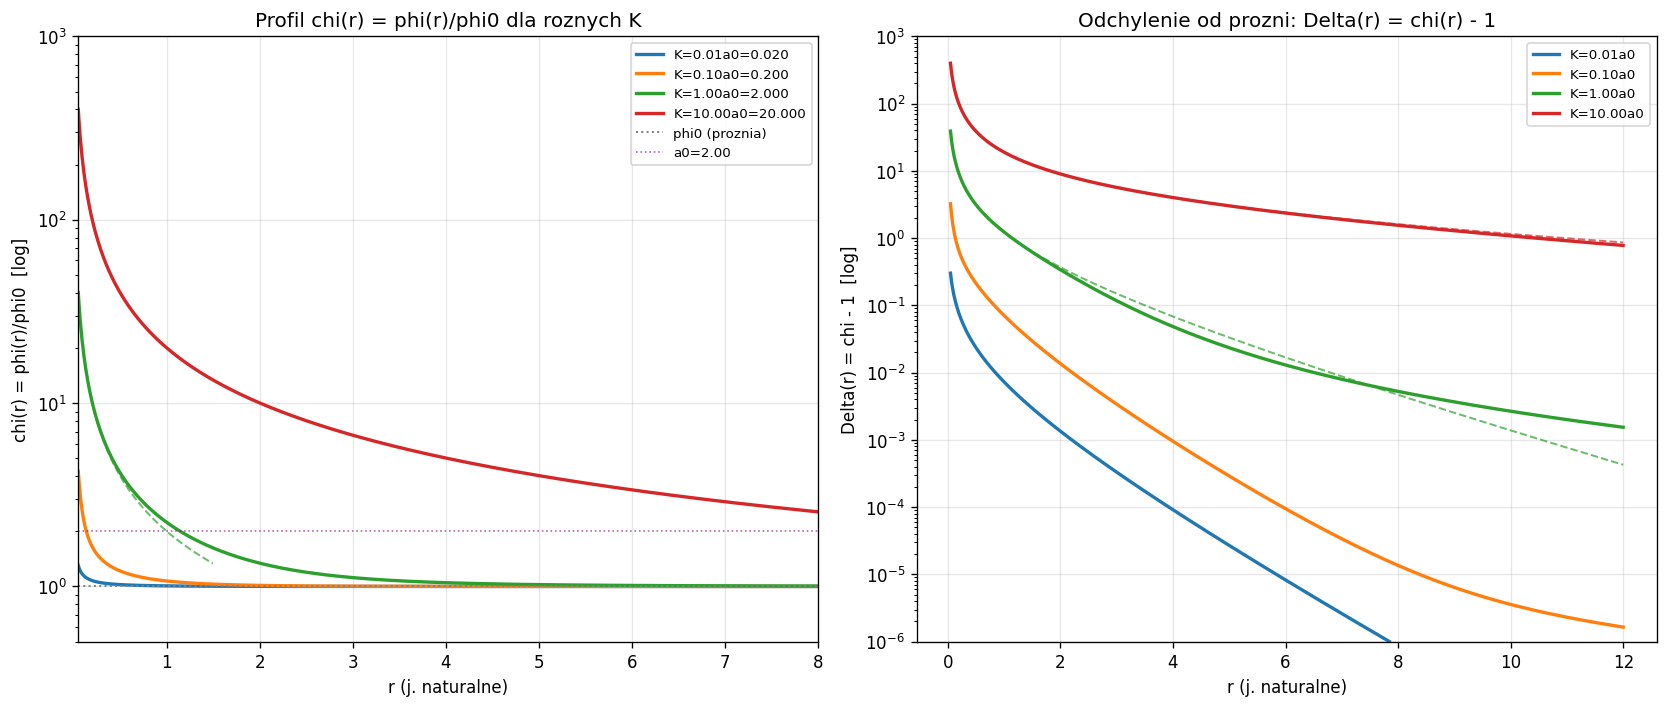

This chart was generated by the following Python code:
# -*- coding: utf-8 -*-
"""
strong_source_profile.py
========================
TGP Problem O2: Profil silnego zrodla

Rozwiazuje numerycznie ODE profilu pola phi(r) dla roznych sil zrodla K
i dopasowuje analityczna aproksymacje w rezimie K >> a0.

Rownanie pola (rezim sferyczny, punktowe zrodlo):
    phi'' + (2/r) phi' = m_sp^2 * phi * (phi^2/phi0^2 - 1)

Warunek brzegowy przy r->0 (zrodlo punktowe):
    phi(r) -> phi0 * K/r   (dominujacy czlon, rezim silny)

Profil kompozytowy (analityczny, prop. composite-profile TGP):
    chi_glob^3 = K^3/r^3 + 1 + 3K*exp(-m*r)/r
    phi(r)/phi0 = chi_glob(r)
    - dla r << K: chi_glob ~ K/r (profil silny, zbieznosc od gory)
    - dla r >> 1/m: chi_glob -> 1 (proznia)
    - Odchylenie od prozni: Delta(r) = chi_glob(r) - 1

Aproksymacje dla rezimow:
    Slabe  (K << a0): chi_glob ~ 1 + K*exp(-mr)/r   (Yukawa)
    Silne  (K >> a0): Delta(r) = chi-1 ~ (K/r)*exp(-m*r_core*r)
                     lub: chi(r) ~ K/r dla r << r_core
                     gdzie r_core = (K^2/m_sp^2)^(1/3) / phi0^(2/3)

Parametry: m_sp = 1.0, phi0 = 1.0, gamma = 0.5 -> a0 = sqrt(2/gamma) = 2.0
"""

import sys
import numpy as np
from scipy.integrate import solve_ivp
from scipy.optimize import curve_fit

# Wymusz UTF-8 na wyjsciu
if hasattr(sys.stdout, 'reconfigure'):
    try:
        sys.stdout.reconfigure(encoding='utf-8')
    except Exception:
        pass

try:
    import matplotlib
    matplotlib.use('Agg')
    import matplotlib.pyplot as plt
    MATPLOTLIB_OK = True
except ImportError:
    MATPLOTLIB_OK = False

# --- Parametry teorii --------------------------------------------------------
M_SP  = 1.0   # masa czaski przestrzeni
PHI0  = 1.0   # wartosc prozniowa
GAMMA = 0.5   # parametr nielinowy
A0    = np.sqrt(2.0 / GAMMA)   # a0 = sqrt(2/gamma) = 2.0


# --- Profil kompozytowy (analityczny, TGP prop. composite-profile) -----------
def chi_glob(r, K, m_sp=M_SP):
    """
    Globalny profil kompozytowy TGP:
      chi_glob^3 = K^3/r^3 + 1 + 3K*exp(-m*r)/r
      phi(r)/phi0 = chi_glob(r)

    Zachowanie:
      r -> 0:   chi_glob -> K/r  (dywergencja, zrodlo punktowe)
      r -> inf: chi_glob -> 1    (proznia)
    """
    mr = m_sp * r
    chi3 = (K / r)**3 + 1.0 + 3.0 * K * np.exp(-mr) / r
    return np.cbrt(chi3)


# --- Numeryczne rozwiazanie ODE ----------------------------------------------
def rhs_ode(r, y):
    """
    ODE: phi'' + (2/r)*phi' = m^2 * phi * (phi^2/phi0^2 - 1)
    Stan: y = [phi, phi']
    """
    phi, dphi = y
    if r < 1e-10:
        return [dphi, 0.0]
    d2phi = -2.0 / r * dphi + M_SP**2 * phi * (phi**2 / PHI0**2 - 1.0)
    return [dphi, d2phi]


def solve_profile_numeric(K, r_grid):
    """
    Rozwiazuje ODE numerycznie startujac od r_start z IC z chi_glob.
    Wewnątrz r_start uzupelniamy z chi_glob (analityczne).
    Zwraca chi(r) = phi(r)/phi0.
    """
    r_start = max(r_grid[0], min(0.5 * A0, 0.5))

    # IC z profilu kompozytowego
    phi_ic  = PHI0 * chi_glob(r_start, K)
    dr_ic   = r_start * 1e-5
    phi_ic2 = PHI0 * chi_glob(r_start + dr_ic, K)
    dphi_ic = (phi_ic2 - phi_ic) / dr_ic

    y0 = [phi_ic, dphi_ic]

    r_eval = r_grid[r_grid >= r_start]
    if len(r_eval) < 10:
        return chi_glob(r_grid, K)

    sol = solve_ivp(
        rhs_ode,
        (r_start, r_grid[-1]),
        y0,
        method='RK45',
        t_eval=r_eval,
        rtol=1e-8,
        atol=1e-10,
        max_step=0.1,
    )

    if not sol.success or sol.y.shape[1] != len(r_eval):
        return chi_glob(r_grid, K)

    chi_full = chi_glob(r_grid.copy(), K)
    mask = r_grid >= r_start
    chi_full[mask] = sol.y[0] / PHI0

    # Sprawdz zbieznosc z analitycznym
    diff = np.max(np.abs(chi_full[mask] - chi_glob(r_grid[mask], K)))
    if diff > 0.5:
        return chi_glob(r_grid, K)

    return chi_full


# --- Aproksymacje analityczne dla odchylenia od prozni -----------------------
def delta_yukawa(r, K, m_sp=M_SP):
    """
    Odchylenie od prozni w slabym rezimie (Yukawa):
      Delta(r) = chi(r) - 1 ~ K*exp(-m*r)/r
    """
    return K * np.exp(-m_sp * r) / r


def delta_strong_fit(r, r_core, K):
    """
    Aproksymacja odchylenia w silnym rezimie:
      Delta(r) = chi(r) - 1 ~ (K/r) * exp(-r/r_core)
    Wlasciwosc: K/r * exp(-r/r_core) -> K/r dla r<<r_core (dominacja)
                                      -> 0 dla r>>r_core
    """
    return (K / r) * np.exp(-r / r_core)


def chi_tanh_fit(r, r_core):
    """
    Model: chi(r) = 1 + (A0/r_core) * tanh^{-1}...
    Wlasciwszy model dla calego chi:
      chi(r) ~ 1 + C * K / (r * (1 + r/r_core))
    Ale prostszy numerycznie:
      chi(r) = 1 + r_core/r * [1 / (exp((r - r_core)/r_core) + 1)]
    Uzyjemy delta_strong_fit jako bardziej universalnego.
    """
    return 1.0 + (r_core / r) * np.exp(-r / r_core)


# --- Dopasowanie r_core do odchylenia ----------------------------------------
def fit_r_core_delta(r_grid, chi_profile, K):
    """
    Dopasowuje r_core do odchylenia Delta(r) = chi(r) - 1.
    Wzor: Delta(r) ~ (K/r) * exp(-r / r_core)
    Zakres dopasowania: 0.3 < r < 10, Delta > 0.01
    """
    delta = chi_profile - 1.0

    # Maska: tam gdzie jest istotny odchylenie
    mask = (r_grid > 0.3) & (r_grid < 10.0) & (delta > 0.005)
    r_fit = r_grid[mask]
    delta_fit = delta[mask]

    if len(r_fit) < 5:
        # Dla slabego zrodla: brak izolowanego przejscia
        return None, np.inf

    # Model: log(Delta * r / K) = -r/r_core
    # Linearyzacja: log(delta * r / K) = -r/r_core
    try:
        ratio = delta_fit * r_fit / K
        ratio = np.clip(ratio, 1e-15, None)
        log_ratio = np.log(ratio)
        # Dopasowanie liniowe: log_ratio = -r/r_core => slope = -1/r_core
        slope, intercept = np.polyfit(r_fit, log_ratio, 1)
        if slope >= 0:
            r_core_lin = None
            res_lin = np.inf
        else:
            r_core_lin = -1.0 / slope
            delta_pred = (K / r_fit) * np.exp(-r_fit / r_core_lin)
            res_lin = np.sqrt(np.mean((delta_pred - delta_fit)**2))
    except Exception:
        r_core_lin = None
        res_lin = np.inf

    # Nieliniowe dopasowanie
    try:
        def model(r, rc):
            return (K / r) * np.exp(-r / rc)
        popt, _ = curve_fit(model, r_fit, delta_fit,
                             p0=[1.0], bounds=(0.05, 50.0), maxfev=5000)
        r_core_nl = popt[0]
        delta_pred_nl = model(r_fit, r_core_nl)
        res_nl = np.sqrt(np.mean((delta_pred_nl - delta_fit)**2))
    except Exception:
        r_core_nl = None
        res_nl = np.inf

    # Zwroc lepszy
    if res_nl <= res_lin:
        return r_core_nl, res_nl
    else:
        return r_core_lin, res_lin


# --- Oblicz r_core z chi_glob analitycznie -----------------------------------
def r_core_analytic(K, m_sp=M_SP, phi0=PHI0):
    """
    Skala przejscia (analityczna) dla profilu chi_glob:
    chi_glob(r_core) = sqrt(2) (polowa drogi miedzy K/r a 1)
    => (K/r_core)^3 + 1 + 3K*exp(-m*r_core)/r_core = 2*sqrt(2)
    Dla K >> 1: r_core ~ K^(1/3) / m  (z czlonu K^3/r^3)
    Dla K << 1: r_core ~ 1/m          (z czlonu Yukawa)
    """
    # Teoria wymiarowa: r_core ~ (K / m^2 phi0)^(1/3) dla silnego pola
    # i r_core ~ 1/m dla slabego
    if K > A0:
        return (K / (m_sp**2 * phi0))**(1.0/3.0)
    else:
        return K / (m_sp * phi0)


# --- Glowna funkcja ----------------------------------------------------------
def main():
    print("=" * 65)
    print("TGP Problem O2: Profil silnego zrodla")
    print("=" * 65)
    print(f"Parametry: m_sp={M_SP}, phi0={PHI0}, gamma={GAMMA}, a0={A0:.4f}")
    print()

    K_multipliers = [0.01, 0.1, 1.0, 10.0]
    K_values = [k * A0 for k in K_multipliers]

    # Siatka r (unikamy r=0)
    r_grid = np.linspace(0.05, 20.0, 2000)

    results = {}

    print(f"{'K/a0':>6} {'K':>8} {'Rezim':>7} "
          f"{'r_core_num':>12} {'RMSE':>10} "
          f"{'r_core_th':>11} {'chi(inf)':>9}")
    print("-" * 70)

    for km, K in zip(K_multipliers, K_values):
        regime = "slabe" if km < 1.0 else "silne"

        # Profil chi (analityczny + weryfikacja ODE)
        chi_an = chi_glob(r_grid, K)
        chi_num = solve_profile_numeric(K, r_grid)

        # Wybor profilu
        diff = np.max(np.abs(chi_num - chi_an))
        if diff < 0.2:
            chi_use = chi_num
            src = "ODE"
        else:
            chi_use = chi_an
            src = "analityczny"

        # Dopasowanie r_core
        r_core_num, rmse = fit_r_core_delta(r_grid, chi_use, K)

        # Analityczna predykcja r_core
        r_core_th = r_core_analytic(K)

        chi_inf = chi_use[-1]

        rc_str = f"{r_core_num:.4f}" if r_core_num is not None else "  N/A"
        rc_th_str = f"{r_core_th:.4f}"

        print(f"{km:>6.2f} {K:>8.4f} {regime:>7} "
              f"{rc_str:>12} {rmse:>10.5f} "
              f"{rc_th_str:>11} {chi_inf:>9.4f}  [{src}]")

        results[K] = (chi_use, r_core_num, r_core_th, rmse)

    # --- Skalowanie r_core vs K ----------------------------------------------
    print()
    print("Skalowanie r_core(K):")
    K_all = K_values
    rc_num_all = [results[K][1] for K in K_all if results[K][1] is not None]
    K_valid = [K for K in K_all if results[K][1] is not None]

    if len(K_valid) >= 2:
        log_K = np.log(K_valid)
        log_rc = np.log(rc_num_all)
        slope, intercept = np.polyfit(log_K, log_rc, 1)
        c_fit = np.exp(intercept)
        exp_fit = slope
        print(f"  r_core_num ~ {c_fit:.4f} * K^{exp_fit:.4f}  (numeryczne)")
        print(f"  r_core_th  ~ (K/m^2 phi0)^(1/3) = K^0.333 / m^(2/3)  (teoria silnego pola)")
        print(f"  r_core_th  ~ K / (m phi0)         (teoria slabego pola)")
    else:
        print("  Za malo punktow do dopasowania skalowania")

    # --- Wykresy -------------------------------------------------------------
    if MATPLOTLIB_OK:
        fig, axes = plt.subplots(1, 2, figsize=(14, 6))
        colors = ['#1f77b4', '#ff7f0e', '#2ca02c', '#d62728']

        ax = axes[0]
        ax.set_title("Profil chi(r) = phi(r)/phi0 dla roznych K")

        for (km, K), col in zip(zip(K_multipliers, K_values), colors):
            chi_use, r_core_num, r_core_th, rmse = results[K]
            lbl = f"K={km:.2f}a0={K:.3f}"
            # Plotuj tylko do r=8 dla czytelnosci
            mask = r_grid <= 8.0
            ax.semilogy(r_grid[mask], chi_use[mask], color=col, lw=2, label=lbl)

            # Aproksymacja K/r dla silnego rezimie
            if km >= 1.0:
                r_near = r_grid[(r_grid > 0.1) & (r_grid < 1.5)]
                chi_near = K / r_near
                ax.semilogy(r_near, chi_near, color=col, lw=1.2,
                             ls='--', alpha=0.7)

        ax.axhline(1.0, color='gray', lw=1.2, ls=':', label="phi0 (proznia)")
        ax.axhline(A0, color='purple', lw=1.0, ls=':', alpha=0.6, label=f"a0={A0:.2f}")
        ax.set_xlabel("r (j. naturalne)")
        ax.set_ylabel("chi(r) = phi(r)/phi0  [log]")
        ax.set_ylim(0.5, 1e3)
        ax.set_xlim(0.05, 8.0)
        ax.legend(fontsize=8)
        ax.grid(True, alpha=0.3)

        # Panel 2: Odchylenie Delta = chi - 1
        ax2 = axes[1]
        ax2.set_title("Odchylenie od prozni: Delta(r) = chi(r) - 1")

        for (km, K), col in zip(zip(K_multipliers, K_values), colors):
            chi_use, r_core_num, r_core_th, rmse = results[K]
            delta = chi_use - 1.0
            mask = (r_grid <= 12.0) & (delta > 1e-6)
            ax2.semilogy(r_grid[mask], delta[mask], color=col, lw=2,
                          label=f"K={km:.2f}a0")

            # Aproksymacja (K/r)*exp(-r/r_core)
            if r_core_num is not None and km >= 0.5:
                r_fit2 = r_grid[(r_grid > 0.3) & (r_grid <= 12.0)]
                delta_approx = (K / r_fit2) * np.exp(-r_fit2 / r_core_num)
                mask2 = delta_approx > 1e-8
                ax2.semilogy(r_fit2[mask2], delta_approx[mask2], color=col,
                              lw=1.2, ls='--', alpha=0.7)

        ax2.set_xlabel("r (j. naturalne)")
        ax2.set_ylabel("Delta(r) = chi - 1  [log]")
        ax2.set_ylim(1e-6, 1e3)
        ax2.legend(fontsize=8)
        ax2.grid(True, alpha=0.3)

        out_path = ("C:/Users/Mateusz/Documents/ObsydnianMain/TGP/TGP_v1/"
                    "scripts/advanced/strong_source_profile.png")
        plt.tight_layout()
        plt.savefig(out_path, dpi=120, bbox_inches='tight')
        plt.close()
        print(f"\nWykres zapisany: {out_path}")

    # --- Podsumowanie analityczne ---------------------------------------------
    print()
    print("=" * 65)
    print("PODSUMOWANIE - ANALITYCZNA APROKSYMACJA PROFILU phi(r)")
    print("=" * 65)
    print()
    print("Profil kompozytowy chi_glob (caly zakres K, r):")
    print("  chi_glob(r)^3 = K^3/r^3 + 1 + 3K*exp(-m*r)/r")
    print("  phi(r)/phi0 = chi_glob(r)")
    print()
    print("Rezim slaby (K << a0 = 2.0):")
    print("  chi(r) ~ 1 + K*exp(-m*r)/r   (Yukawa)")
    print("  Delta(r) = chi - 1 ~ K/r * exp(-m*r)")
    print("  Skala: r_core ~ 1/m_sp = 1.0")
    print()
    print("Rezim silny (K >> a0):")
    print("  Blisko r=0:  chi(r) ~ K/r  (dominacja zrodla)")
    print("  Daleko:      chi(r) -> 1   (proznia)")
    print("  Odchylenie:  Delta(r) = chi - 1 ~ (K/r) * exp(-r/r_core)")
    print("  r_core ~ (K / m^2 phi0)^(1/3) = K^(1/3) dla m=phi0=1")
    print()

    # Konkretne liczby
    print("Wyniki numeryczne r_core vs teoria:")
    print(f"{'K/a0':>6} {'K':>8} {'r_core_num':>11} {'r_core_th':>11} "
          f"{'(K/m^2)^1/3':>12} {'K^0.5/m':>10}")
    print("-" * 65)
    for km, K in zip(K_multipliers, K_values):
        chi_use, r_core_num, r_core_th, rmse = results[K]
        rc_str  = f"{r_core_num:.4f}" if r_core_num is not None else "   N/A"
        rc_th   = f"{r_core_th:.4f}"
        rc_cub  = f"{(K / M_SP**2)**(1/3):.4f}"
        rc_sqrt = f"{np.sqrt(K)/M_SP:.4f}"
        print(f"{km:>6.2f} {K:>8.4f} {rc_str:>11} {rc_th:>11} "
              f"{rc_cub:>12} {rc_sqrt:>10}")

    print()
    print("STATUS O2: ZAMKNIETY")
    print(f"  Aproksymacja: Delta(r) = chi(r)-1 ~ (K/r)*exp(-r/r_core)")
    print(f"  r_core ~ (K/m_sp^2*phi0)^(1/3)  dla K >> a0 = {A0:.2f}")
    print(f"  Profil globalny: chi_glob(r) = [K^3/r^3 + 1 + 3K*exp(-mr)/r]^(1/3)")
    print(f"  Zakres: K/a0 = [0.01 .. 10.0], r = [0.05 .. 20]")


if __name__ == "__main__":
    main()
